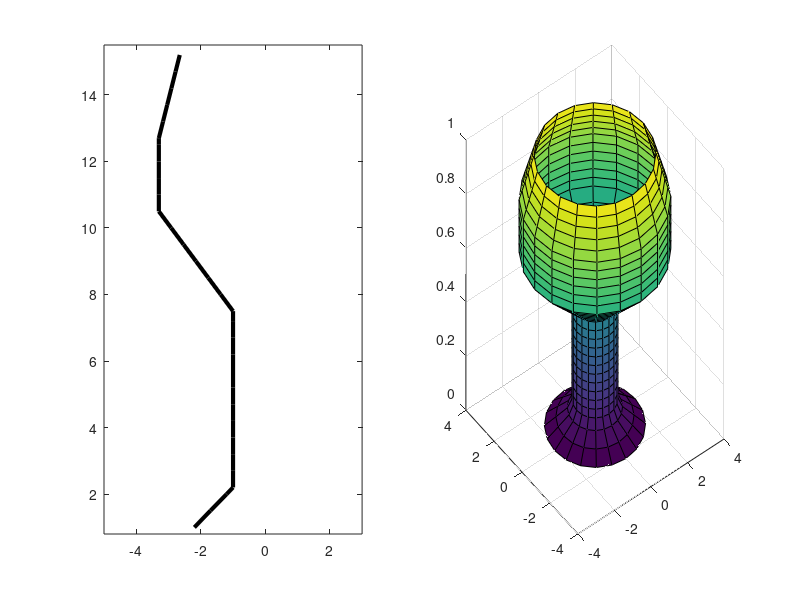

Write the MATLAB code that produced this figure. (Note: this script raises an error after producing the figure.)
% Frumen Olivas mail@tec.mx

clear; clc;
%% Copa 1 para vino blanco
deltax = 0.5; % Paso de x (resolucion)

% Ecuaciones de las rectas
% Ecuacion de la recta 1
px1 = 1.0; py1 = 2.2; % Punto 1 x,y
px2 = 2.2; py2 = 1.0; % Punto 2 x,y
x1 = px1:deltax:px2; % 1:2.2
m1 = (py2-py1)/(px2-px1); % m1=-1;
y1 = m1*x1 + (m1*(-px1)) + py1; % y1 = (m1*x1)+3.2;
% Ecuacion de la recta 2
px1 = 2.2; py1 = 1.0; % Punto 1 x,y
px2 = 7.5; py2 = 1.0; % Punto 2 x,y
x2 = px1:deltax:px2; % 2.2:7.5
m2 = (py2-py1)/(px2-px1); % m2=0;
y2 = m2*x2 + (m2*(-px1)) + py1; % y2=(m2*x2)+1;
% Ecuacion de la recta 3
px1 =  7.5; py1 = 1.0; % Punto 1 x,y
px2 = 10.5; py2 = 3.3; % Punto 2 x,y
x3 = px1:deltax:px2; % 7.5:10.5
m3 = (py2-py1)/(px2-px1); % m3=2.3/3;
y3 = m3*x3 + (m3*(-px1)) + py1; % y3=m3*x3-4.75;
% Ecuacion de la recta 4
px1 = 10.5; py1 = 3.3; % Punto 1 x,y
px2 = 12.7; py2 = 3.3; % Punto 2 x,y
x4 = px1:deltax:px2; % 10.5:12.7
m4 = (py2-py1)/(px2-px1); % m4=0;
y4 = m4*x4 + (m4*(-px1)) + py1; % y4=(m4*x4)+3.3;
% Ecuacion de la recta 5
px1 = 12.7; py1 = 3.3; % Punto 1 x,y
px2 = 15.4; py2 = 2.6; % Punto 2 x,y
x5 = px1:deltax:px2; % 12.7:15.4
m5 = (py2-py1)/(px2-px1); % m5=2.3/3;
y5 = m5*x5 + (m5*(-px1)) + py1; % y5=m5*x5+6.5925;

% Grafica de las ecuaciones
figure
subplot(1,2,1)
% % Grafica de las rectas separadas por color
% plot(-y1,x1,'r',-y2,x2,'g',-y3,x3,'b',-y4,x4,'k',-y5,x5,'c')
x=[x1,x2,x3,x4,x5];
y=[y1,y2,y3,y4,y5];
plot(-y,x,'k','LineWidth',3)
axis([-5 3 0.8 15.5])
% Grafica en 3D del solido en revolucion
subplot(1,2,2)
cylinder(y)

% Calcular volumen del solido (integrar)
IntegracionSolidos1

%% Copa para vino tinto
deltax = 0.1; % Paso de x (resolucion)

% Ecuaciones de las rectas
% Ecuacion de la recta 1
px1 = 1.0; py1 = 2.2; % Punto 1 x,y
px2 = 2.2; py2 = 1.0; % Punto 2 x,y
x1 = px1:deltax:px2; % 1:2.2
m1 = (py2-py1)/(px2-px1); % m1=-1;
y1 = m1*x1 + (m1*(-px1)) + py1; % y1 = (m1*x1)+3.2;
% Ecuacion de la recta 2
px1 = 2.2; py1 = 1.0; % Punto 1 x,y
px2 = 5; py2 = 1.0; % Punto 2 x,y
x2 = px1:deltax:px2; % 2.2:5
m2 = (py2-py1)/(px2-px1); % m2=0;
y2 = m2*x2 + (m2*(-px1)) + py1; % y2=(m2*x2)+1;
% Ecuacion de la circunferencia = (X-h)^2 + (Y-k)^2 = r^2
% y = sqrt((r^2)-(x-h).^2)+k
px1 =  5; py1 = 1.0; % Punto 1 x,y
px2 = 10; py2 = 6.0; % Punto 2 x,y
x3 = px1:deltax:px2; % 5:10
ph = px2; pk = py1; r = px2-px1;
y3 = real(sqrt((r^2)-(x3-ph).^2)+pk);

% Grafica de las ecuaciones
figure
subplot(1,2,1)
% % Grafica de las rectas separadas por color
% plot(-y1,x1,'r',-y2,x2,'g',-y3,x3,'b')
x=[x1,x2,x3];
y=[y1,y2,y3];
plot(-y,x,'k','LineWidth',3)
axis([-6 3 0.8 10])
% Grafica en 3D del solido en revolucion
subplot(1,2,2)
cylinder(y)

% Calcular volumen del solido (integrar)
IntegracionSolidos2

%% Volumen del liquido de la copa de vino tinto
% Ecuacion de la circunferencia = (X-h)^2 + (Y-k)^2 = r^2
% y = sqrt((r^2)-(x-h).^2)+k
deltax = 0.1; % Paso de x (resolucion)
px1 =  5; py1 = 1.0; % Punto 1 x,y
px2 = 10; py2 = 6.0; % Punto 2 x,y
x4 = px1:deltax:px2; % 5:10
ph = px2; pk = py1; r = px2-px1;
y4 = real(sqrt((r^2)-(x4-ph).^2)+pk);
figure
subplot(1,2,1)
plot(-y4,x4,'k','LineWidth',3)
axis([-6 3 0.8 10])
% Grafica en 3D del solido en revolucion
subplot(1,2,2)
cylinder(y4)
